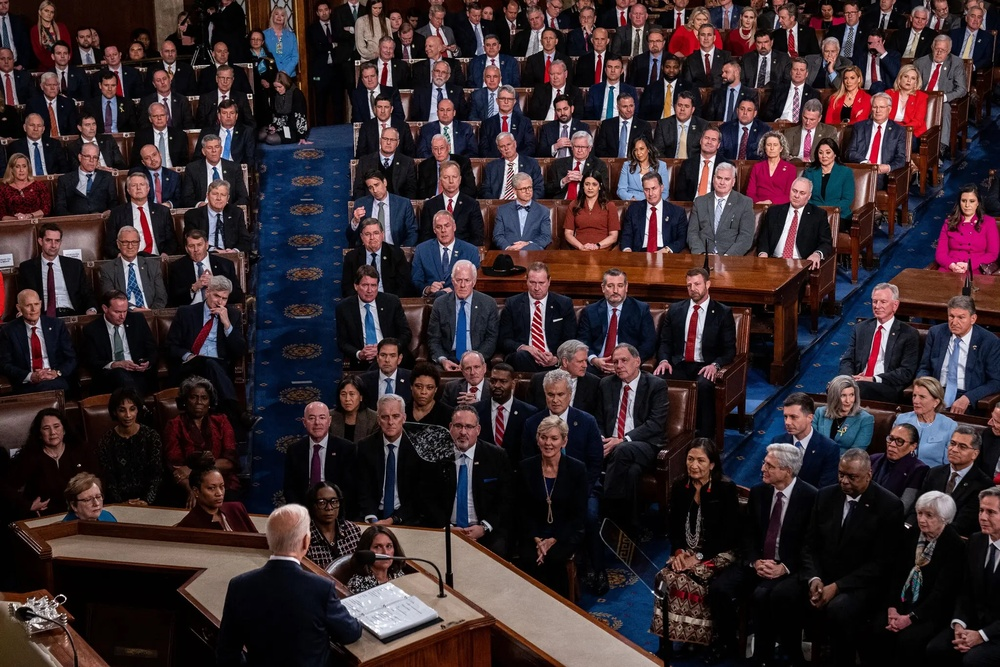
#> input picture Assignment-1/saiabhin_CSE666_Biometrics_assignment1/count_faces.jpg, 1000 x 667 px, shrunk from 2048 x 1365 before the run, found by its file name
$ python 2_facedetection.py
#> lines starting #> are read from the running program, lines starting #| are printed output that depends on the picture; after the words box and inside, x2 and y2 are one past the last pixel; in counts of white or black regions, pixels touching at a corner belong together
import cv2
import os
import json


imagepath='/Users/abhinavbadinehal/saiabhin_CSE666_Biometrics_assignment1/count_faces.jpg'
gtboundingboxpath='/Users/abhinavbadinehal/saiabhin_CSE666_Biometrics_assignment1/groundtruths/2_groundtruth_boundingbox.json'
boundingboxresultpath='/Users/abhinavbadinehal/saiabhin_CSE666_Biometrics_assignment1/results/boundingbox_results.json'


#just read the image now
image= cv2.imread(imagepath)
#> image is the input picture: shape (667, 1000, 3); mean B, G, R 45.8, 42.1, 56

#So I am using haaarcascade classifier to detect the faces
#for that i need to take the path of haarcascade classifier
cascade = os.path.dirname(cv2.__file__) + "/data/haarcascade_frontalface_alt2.xml"
face_cascade = cv2.CascadeClassifier(cascade)

#most of cv2 uses the image in gray scale so lets convert it
gray_scale=cv2.cvtColor(image,cv2.COLOR_BGR2GRAY)
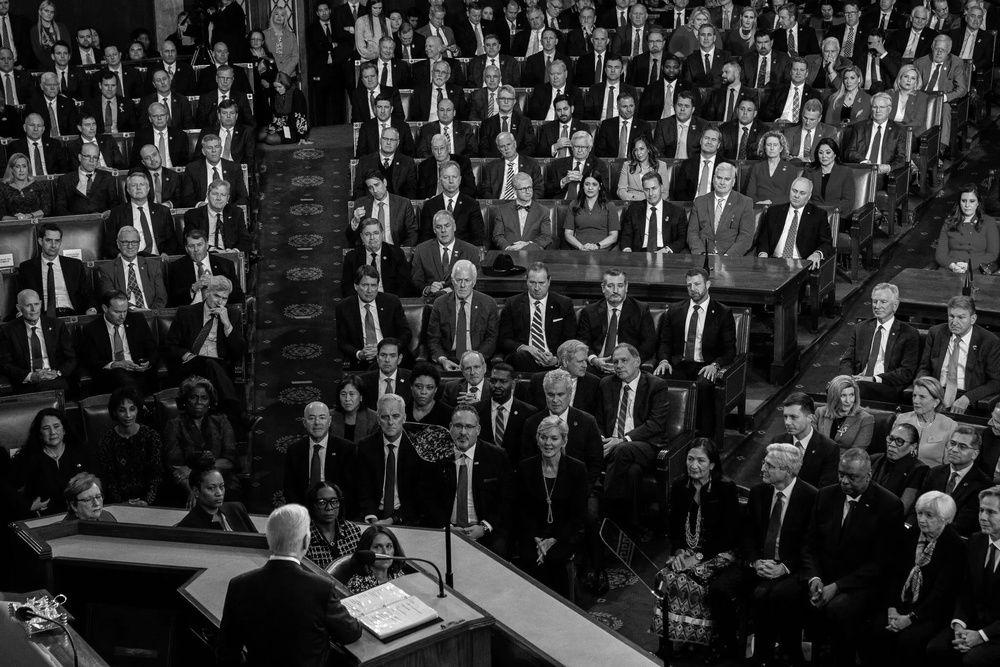
#> gray_scale: shape (667, 1000); min 0, max 254, mean 46.7

#now using this gray scale we detect the faces in the image
faces = face_cascade.detectMultiScale(gray_scale, 1.12, 3)
#> faces = 72 rows, first 6: [628, 5, 21, 21], [739, 9, 21, 21], [696, 26, 22, 22], [589, 30, 22, 22], [643, 32, 24, 24], [752, 33, 24, 24]
detected_faces= len(faces)
#> detected_faces = 72

#storing the detect faces in a dictionary and printing the faces
boxes={}
length=1
for (x, y, w, h) in faces:
        cv2.rectangle(image, (x, y), (x+w, y+h), (255, 0, 0), 2)
        boxes['face{}'.format(length)]={'x':int(x),'y':int(y),'w':int(w),'h':int(h)}
        #boxes['face{}'.format(length)]=list({x,y,w,h})
        length=length+1
#> this loop made 72 passes
#> (x, y, w, h) on passes 1 to 12: (628, 5, 21, 21), (739, 9, 21, 21), (696, 26, 22, 22), (589, 30, 22, 22), (643, 32, 24, 24), (752, 33, 24, 24), (160, 43, 20, 20), (50, 44, 24, 24), (212, 44, 21, 21), (602, 58, 22, 22), (661, 58, 23, 23), (787, 61, 22, 22)
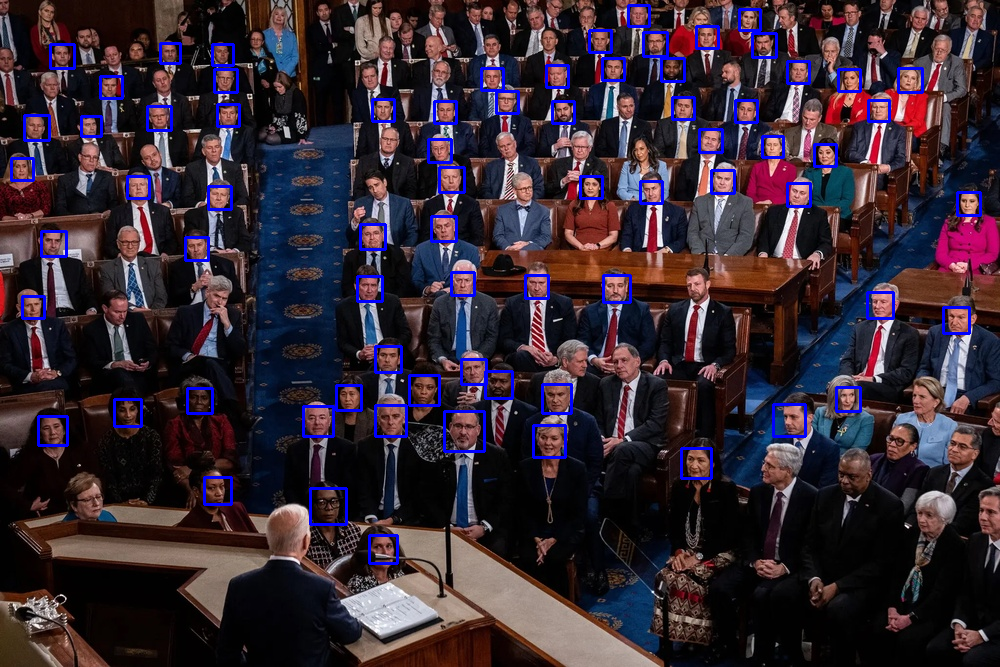
#> image: shape (667, 1000, 3); 3.12% of pixels changed, all inside (x1, y1, x2, y2) = (10, 4, 982, 565)
#> after the loop, boxes = 72 items; length = 73

cv2.imshow("Faces found", image)
cv2.waitKey(0)

print("No of persons present are",detected_faces)
#| No of persons present are 72
#now i am storing that dictionary in a json file for further evaulation.
with open(boundingboxresultpath, 'w') as pr:
    json.dump(boxes, pr)

#---------------------------------------------------------------------#
#lets start evaluating the model.
# The metric I am measuring for evaluation would be Intersection over union.
# get the ground truth first.
#> (the run stopped early here; a loop or call above may not have finished)
